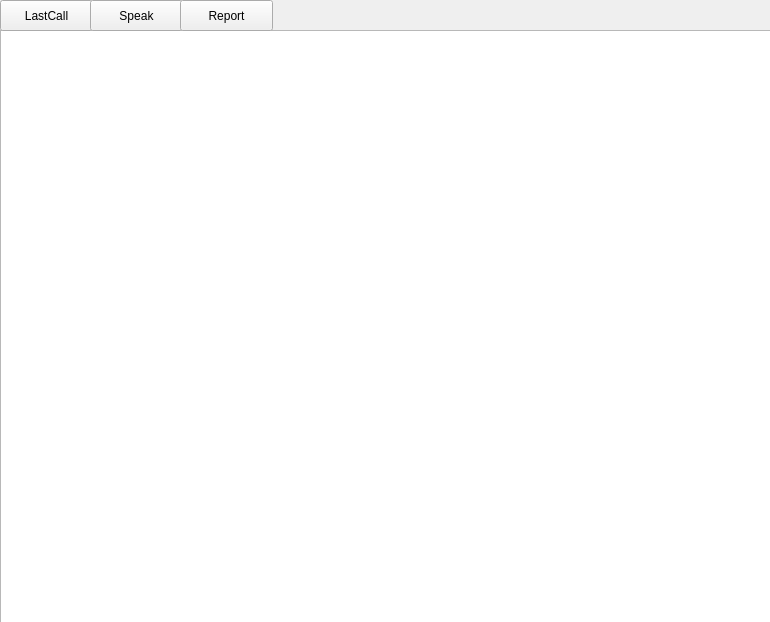
<?xml version="1.0" encoding="UTF-8"?>
<ui version="4.0">
 <class>Form</class>
 <widget class="QWidget" name="Form">
  <property name="geometry">
   <rect>
    <x>0</x>
    <y>0</y>
    <width>770</width>
    <height>622</height>
   </rect>
  </property>
  <property name="windowTitle">
   <string>CallerID</string>
  </property>
  <property name="windowIcon">
   <iconset>
    <normaloff>icon.ico</normaloff>icon.ico</iconset>
  </property>
  <widget class="QPlainTextEdit" name="plainTextEdit">
   <property name="geometry">
    <rect>
     <x>0</x>
     <y>30</y>
     <width>781</width>
     <height>601</height>
    </rect>
   </property>
   <property name="font">
    <font>
     <family>Arial</family>
     <pointsize>16</pointsize>
     <weight>75</weight>
     <bold>true</bold>
    </font>
   </property>
  </widget>
  <widget class="QPushButton" name="LastCall_Button">
   <property name="geometry">
    <rect>
     <x>0</x>
     <y>0</y>
     <width>93</width>
     <height>31</height>
    </rect>
   </property>
   <property name="text">
    <string>LastCall</string>
   </property>
  </widget>
  <widget class="QPushButton" name="Speak_Button">
   <property name="geometry">
    <rect>
     <x>90</x>
     <y>0</y>
     <width>93</width>
     <height>31</height>
    </rect>
   </property>
   <property name="text">
    <string>Speak</string>
   </property>
  </widget>
  <widget class="QPushButton" name="Report_Button">
   <property name="geometry">
    <rect>
     <x>180</x>
     <y>0</y>
     <width>93</width>
     <height>31</height>
    </rect>
   </property>
   <property name="text">
    <string>Report</string>
   </property>
  </widget>
 </widget>
 <resources/>
 <connections/>
</ui>
